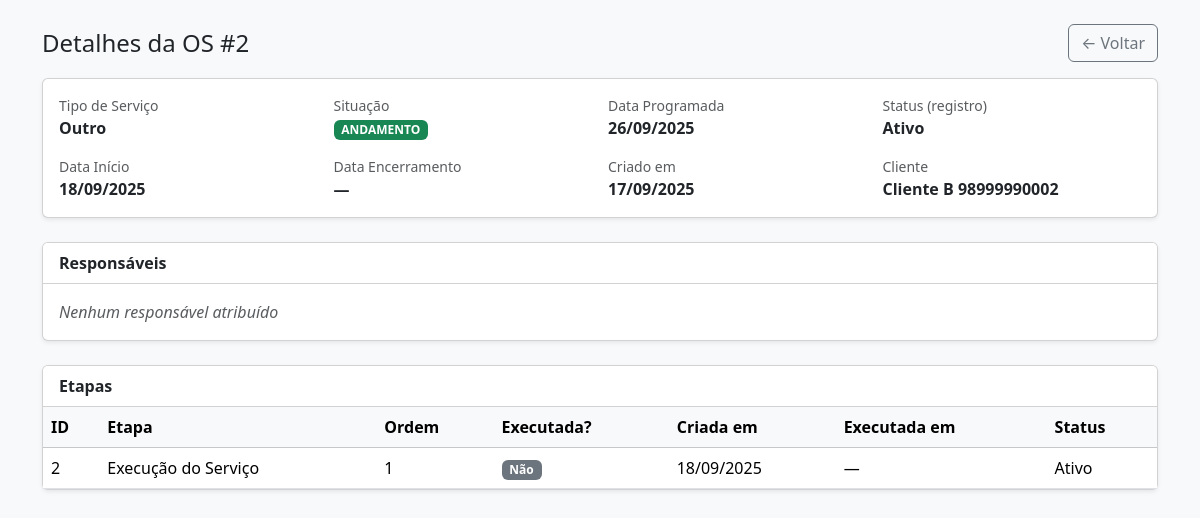
Page /DetalhesOS.php?id=2 (signed in) on the committed database.
### tables this page shows
CREATE TABLE `servicos_os` (
  `id` int(11) NOT NULL,
  `servico_tipo_id` int(11) NOT NULL COMMENT 'Tipo de Serviço',
  `nome_cliente` varchar(250) DEFAULT NULL COMMENT 'Nome do Cliente',
  `numero_cliente` varchar(250) DEFAULT NULL COMMENT 'Contato do Cliente',
  `criado_por_cpf` int(11) NOT NULL COMMENT 'Matricula do Gerador da OS',
  `criado_em` date NOT NULL,
  `data_inicio` date DEFAULT NULL,
  `data_programada` date DEFAULT NULL COMMENT 'Data Programada para Encerramento',
  `data_encerramento` date DEFAULT NULL,
  `situacao` varchar(20) NOT NULL DEFAULT 'ANDAMENTO' COMMENT 'ANDAMENTO/PENDENTE/ENCERRADA',
  `status` varchar(20) NOT NULL COMMENT 'Ativo/Inativo?'
);

CREATE TABLE `servicos_tipos` (
  `id` int(11) NOT NULL,
  `tipo` varchar(250) NOT NULL COMMENT 'Tipo de Serviço',
  `status` varchar(7) NOT NULL COMMENT 'Ativo/Inativo?'
);

CREATE TABLE `servico_etapas` (
  `id` int(11) NOT NULL,
  `etapa` varchar(250) NOT NULL COMMENT 'Nome da Etapa',
  `ordem` int(11) NOT NULL COMMENT 'Ordem da Etapa',
  `execucao` tinyint(4) NOT NULL COMMENT 'Executada?',
  `criada_em` date NOT NULL COMMENT 'Data de Criação da Etapa',
  `executada_em` date DEFAULT NULL COMMENT 'Data de Execução',
  `servico_os_id` int(11) NOT NULL COMMENT 'ID da Ordem de Serviço',
  `status` varchar(7) NOT NULL COMMENT 'Ativo/Inativo?'
);

### DetalhesOS.php (the view, shortened to what this page needs)
<?php
require_once __DIR__ . '/backend/conexao.php';
$id = isset($_GET['id']) ? (int)$_GET['id'] : 0;
$sqlOS = "
    SELECT
        os.id,
        os.servico_tipo_id,
        os.nome_cliente,
        os.numero_cliente,
        os.data_programada,
        os.data_inicio,
        os.data_encerramento,
        os.situacao,
        os.status,
        os.criado_em,
        st.tipo AS tipo_servico
    FROM servicos_os os
    LEFT JOIN servicos_tipos st
           ON st.id = os.servico_tipo_id
    WHERE os.id = :id
    LIMIT 1
";
$stmtOS = $conexao->prepare($sqlOS);
$stmtOS->bindValue(':id', $id, PDO::PARAM_INT);
$stmtOS->execute();
$os = $stmtOS->fetch(PDO::FETCH_ASSOC);
$sqlResp = "
    SELECT DISTINCT
        u.matricula,
        u.nome
    FROM servico_etapas se
    JOIN servico_etapas_responsavel ser
      ON ser.servico_etapa_id = se.id
     AND ser.status = 'Ativo'
    JOIN users u
      ON u.matricula = ser.responsavel
     AND u.status = 'Ativo'
    WHERE se.servico_os_id = :id
      AND se.status = 'Ativo'
    ORDER BY u.nome
";
$stmtResp = $conexao->prepare($sqlResp);
$stmtResp->bindValue(':id', $id, PDO::PARAM_INT);
$stmtResp->execute();
$responsaveis = $stmtResp->fetchAll(PDO::FETCH_ASSOC);
$sqlEtapas = "
    SELECT
        se.id,
        se.etapa,
        se.ordem,
        se.execucao,        -- tinyint(1) 0/1
        se.criada_em,       -- date
        se.executada_em,    -- date (nullable)
        se.status
    FROM servico_etapas se
    WHERE se.servico_os_id = :id
    ORDER BY se.ordem ASC, se.id ASC
";
$stmtEtapas = $conexao->prepare($sqlEtapas);
$stmtEtapas->bindValue(':id', $id, PDO::PARAM_INT);
$stmtEtapas->execute();
$etapas = $stmtEtapas->fetchAll(PDO::FETCH_ASSOC);
function fmtDate($d) {
    if (empty($d)) return '—';
    $t = strtotime($d);
    return date('d/m/Y', $t);
}
function badgeSituacao($sit) {
    $sit = strtoupper((string)$sit);
    $cls = 'bg-secondary';
    if ($sit === 'ANDAMENTO') $cls = 'bg-success';
    elseif ($sit === 'PENDENTE') $cls = 'bg-warning';
    elseif ($sit === 'ENCERRADA') $cls = 'bg-dark';
    return ['text' => $sit ?: '—', 'class' => $cls];
}
?>
<!DOCTYPE html>
<html lang="pt-br">
<head>
  <link href="https://cdn.jsdelivr.net/npm/bootstrap@5.3.7/dist/css/bootstrap.min.css" rel="stylesheet">
</head>
<body class="bg-light">
  <div class="container py-4">
    <div class="d-flex justify-content-between align-items-center mb-3">
      <h1 class="h4 m-0">Detalhes da OS #<?= (int)$os['id'] ?></h1>
      <div class="d-flex gap-2">
        <a href="servicos.php" class="btn btn-outline-secondary">← Voltar</a>
      </div>
    </div>
    <div class="card mb-4 shadow-sm">
      <div class="card-body">
        <div class="row g-3">
          <div class="col-md-3">
            <div class="text-muted small">Tipo de Serviço</div>
            <div class="fw-semibold"><?= htmlspecialchars($os['tipo_servico'] ?? '—', ENT_QUOTES, 'UTF-8') ?></div>
          </div>
          <div class="col-md-3">
            <div class="text-muted small">Situação</div>
            <?php $b = badgeSituacao($os['situacao'] ?? null); ?>
            <span class="badge <?= $b['class'] ?>"><?= htmlspecialchars($b['text'], ENT_QUOTES, 'UTF-8') ?></span>
          </div>
          <div class="col-md-3">
            <div class="text-muted small">Data Programada</div>
            <div class="fw-semibold"><?= fmtDate($os['data_programada'] ?? null) ?></div>
          </div>
          <div class="col-md-3">
            <div class="text-muted small">Status (registro)</div>
            <div class="fw-semibold"><?= htmlspecialchars($os['status'] ?? '—', ENT_QUOTES, 'UTF-8') ?></div>
          </div>
          <div class="col-md-3">
            <div class="text-muted small">Data Início</div>
            <div class="fw-semibold"><?= fmtDate($os['data_inicio'] ?? null) ?></div>
          </div>
          <div class="col-md-3">
            <div class="text-muted small">Data Encerramento</div>
            <div class="fw-semibold"><?= fmtDate($os['data_encerramento'] ?? null) ?></div>
          </div>
          <div class="col-md-3">
            <div class="text-muted small">Criado em</div>
            <div class="fw-semibold"><?= fmtDate($os['criado_em'] ?? null) ?></div>
          </div>
          <div class="col-md-3">
            <div class="text-muted small">Cliente</div>
            <div class="fw-semibold">
              <?php
                $cli = trim(($os['nome_cliente'] ?? '') . ' ' . ($os['numero_cliente'] ?? ''));
                echo $cli ? htmlspecialchars($cli, ENT_QUOTES, 'UTF-8') : '—';
              ?>
            </div>
          </div>
        </div>
      </div>
    </div>
    <div class="card mb-4 shadow-sm">
      <div class="card-header bg-white"><strong>Responsáveis</strong></div>
      <div class="card-body p-0">
        <?php if (!$responsaveis): ?>
          <div class="p-3 text-muted fst-italic">Nenhum responsável atribuído</div>
        <?php endif; ?>
      </div>
    </div>
    <div class="card mb-4 shadow-sm">
      <div class="card-header bg-white"><strong>Etapas</strong></div>
      <div class="table-responsive">
        <table class="table table-hover align-middle mb-0">
          <thead class="table-light">
            <tr>
              <th>ID</th>
              <th>Etapa</th>
              <th>Ordem</th>
              <th>Executada?</th>
              <th>Criada em</th>
              <th>Executada em</th>
              <th>Status</th>
            </tr>
          </thead>
          <tbody>
            <?php if (!$etapas): ?>
              <tr>
                <td colspan="7" class="text-muted fst-italic text-center py-3">Nenhuma etapa cadastrada</td>
              </tr>
            <?php else: ?>
              <?php foreach ($etapas as $e): ?>
                <tr>
                  <td><?= (int)$e['id'] ?></td>
                  <td><?= htmlspecialchars($e['etapa'] ?? '—', ENT_QUOTES, 'UTF-8') ?></td>
                  <td><?= htmlspecialchars($e['ordem'] ?? '—', ENT_QUOTES, 'UTF-8') ?></td>
                  <td>
                    <?php
                      $isExec = !empty($e['execucao']) && (int)$e['execucao'] === 1;
                      echo $isExec ? '<span class="badge bg-success">Sim</span>' : '<span class="badge bg-secondary">Não</span>';
                    ?>
                  </td>
                  <td><?= fmtDate($e['criada_em'] ?? null) ?></td>
                  <td><?= fmtDate($e['executada_em'] ?? null) ?></td>
                  <td><?= htmlspecialchars($e['status'] ?? '—', ENT_QUOTES, 'UTF-8') ?></td>
                </tr>
              <?php endforeach; ?>
            <?php endif; ?>
          </tbody>
        </table>
      </div>
    </div>
  </div>
</body>
</html>

### rows in the picture
servicos_os: id "2", servicos_tipos.tipo "Outro", situacao "ANDAMENTO", data_programada "26/09/2025", status "Ativo", data_inicio "18/09/2025", data_encerramento "—", criado_em "17/09/2025", cli "Cliente B 98999990002"
servico_etapas: id "2", etapa "Execução do Serviço", ordem "1", execucao "Não", criada_em "18/09/2025", executada_em "—", status "Ativo"
